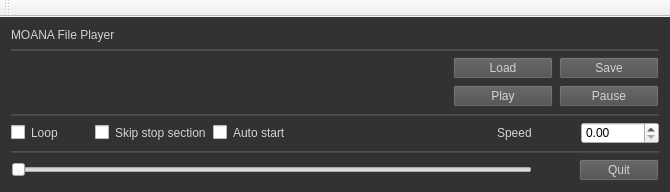
<?xml version="1.0" encoding="UTF-8"?>
<ui version="4.0">
 <class>MainWindow</class>
 <widget class="QMainWindow" name="MainWindow">
  <property name="geometry">
   <rect>
    <x>0</x>
    <y>0</y>
    <width>670</width>
    <height>189</height>
   </rect>
  </property>
  <property name="windowTitle">
   <string>File Player</string>
  </property>
  <property name="toolTipDuration">
   <number>2</number>
  </property>
  <property name="layoutDirection">
   <enum>Qt::LeftToRight</enum>
  </property>
  <property name="styleSheet">
   <string notr="true">QMainWindow{
background-color:  rgb(50, 50, 50)
}

QMenuBar{
background-color:   rgb(50, 50, 50)
}

QPushButton:pressed {
    background-color: rgb(90, 90, 90);
	color: rgb(210,210,210);
}
QPushButton {
     background-color: rgb(76, 76, 76);
	 color: rgb(210,210,210);
}

QPushButton:disabled {
    background-color: rgb(76, 76, 76);
	color: rgb(150,150,150);
}

QLabel{
    color: rgb(210,210,210);
}

QComboBox {
	background-color:  rgb(150,150,150)
}

QCheckBox {
   border: none;
   color: rgb(210,210,210);
}

QFrame#line,#line_2,#line_3,#line_4,#line_5,#line_6,#line_7,#line_8,#line_9,#line_10{
    background-color: rgb(70,70,70);
}
</string>
  </property>
  <widget class="QWidget" name="centralWidget">
   <property name="styleSheet">
    <string notr="true"/>
   </property>
   <layout class="QVBoxLayout" name="verticalLayout_4">
    <item>
     <widget class="QLabel" name="label_3">
      <property name="sizePolicy">
       <sizepolicy hsizetype="Fixed" vsizetype="Fixed">
        <horstretch>0</horstretch>
        <verstretch>0</verstretch>
       </sizepolicy>
      </property>
      <property name="maximumSize">
       <size>
        <width>300</width>
        <height>15</height>
       </size>
      </property>
      <property name="text">
       <string>MOANA File Player</string>
      </property>
     </widget>
    </item>
    <item>
     <widget class="Line" name="line_2">
      <property name="orientation">
       <enum>Qt::Horizontal</enum>
      </property>
     </widget>
    </item>
    <item>
     <layout class="QGridLayout" name="gridLayout">
      <item row="0" column="0">
       <widget class="QLabel" name="label">
        <property name="text">
         <string/>
        </property>
       </widget>
      </item>
      <item row="1" column="0">
       <widget class="QLabel" name="label_2">
        <property name="text">
         <string/>
        </property>
        <property name="alignment">
         <set>Qt::AlignLeading|Qt::AlignLeft|Qt::AlignVCenter</set>
        </property>
       </widget>
      </item>
      <item row="1" column="1">
       <widget class="QPushButton" name="pushButton_2">
        <property name="sizePolicy">
         <sizepolicy hsizetype="Fixed" vsizetype="Fixed">
          <horstretch>0</horstretch>
          <verstretch>0</verstretch>
         </sizepolicy>
        </property>
        <property name="maximumSize">
         <size>
          <width>100</width>
          <height>25</height>
         </size>
        </property>
        <property name="text">
         <string>Play</string>
        </property>
       </widget>
      </item>
      <item row="1" column="2">
       <widget class="QPushButton" name="pushButton_3">
        <property name="sizePolicy">
         <sizepolicy hsizetype="Fixed" vsizetype="Fixed">
          <horstretch>0</horstretch>
          <verstretch>0</verstretch>
         </sizepolicy>
        </property>
        <property name="maximumSize">
         <size>
          <width>100</width>
          <height>16777215</height>
         </size>
        </property>
        <property name="text">
         <string>Pause</string>
        </property>
       </widget>
      </item>
      <item row="0" column="1">
       <widget class="QPushButton" name="pushButton">
        <property name="sizePolicy">
         <sizepolicy hsizetype="Fixed" vsizetype="Fixed">
          <horstretch>0</horstretch>
          <verstretch>0</verstretch>
         </sizepolicy>
        </property>
        <property name="maximumSize">
         <size>
          <width>100</width>
          <height>25</height>
         </size>
        </property>
        <property name="text">
         <string>Load</string>
        </property>
       </widget>
      </item>
      <item row="0" column="2">
       <widget class="QPushButton" name="pushButton_4">
        <property name="sizePolicy">
         <sizepolicy hsizetype="Fixed" vsizetype="Fixed">
          <horstretch>0</horstretch>
          <verstretch>0</verstretch>
         </sizepolicy>
        </property>
        <property name="maximumSize">
         <size>
          <width>100</width>
          <height>25</height>
         </size>
        </property>
        <property name="text">
         <string>Save</string>
        </property>
       </widget>
      </item>

     </layout>
    </item>
    <item>
     <widget class="Line" name="line_3">
      <property name="orientation">
       <enum>Qt::Horizontal</enum>
      </property>
     </widget>
    </item>
    <item>
     <layout class="QHBoxLayout" name="horizontalLayout">
      <item>
       <widget class="QCheckBox" name="checkBox">
        <property name="text">
         <string>Loop</string>
        </property>
       </widget>
      </item>
      <item>
       <widget class="QCheckBox" name="checkBox_2">
        <property name="text">
         <string>Skip stop section</string>
        </property>
       </widget>
      </item>
      <item>
       <widget class="QCheckBox" name="checkBox_3">
        <property name="text">
         <string>Auto start</string>
        </property>
       </widget>
      </item>
      <item>
       <spacer name="horizontalSpacer">
        <property name="orientation">
         <enum>Qt::Horizontal</enum>
        </property>
        <property name="sizeType">
         <enum>QSizePolicy::Fixed</enum>
        </property>
        <property name="sizeHint" stdset="0">
         <size>
          <width>200</width>
          <height>20</height>
         </size>
        </property>
       </spacer>
      </item>
      <item>
       <widget class="QLabel" name="label_4">
        <property name="text">
         <string>Speed</string>
        </property>
       </widget>
      </item>
      <item>
       <widget class="QDoubleSpinBox" name="doubleSpinBox"/>
      </item>
     </layout>
    </item>
    <item>
     <widget class="Line" name="line">
      <property name="orientation">
       <enum>Qt::Horizontal</enum>
      </property>
     </widget>
    </item>
    <item>
     <layout class="QHBoxLayout" name="horizontalLayout_2">
      <item>
       <widget class="QSlider" name="horizontalSlider">
        <property name="sizePolicy">
         <sizepolicy hsizetype="Minimum" vsizetype="Fixed">
          <horstretch>0</horstretch>
          <verstretch>0</verstretch>
         </sizepolicy>
        </property>
        <property name="minimumSize">
         <size>
          <width>521</width>
          <height>0</height>
         </size>
        </property>
        <property name="orientation">
         <enum>Qt::Horizontal</enum>
        </property>
       </widget>
      </item>
      <item>
       <spacer name="horizontalSpacer_2">
        <property name="orientation">
         <enum>Qt::Horizontal</enum>
        </property>
        <property name="sizeType">
         <enum>QSizePolicy::Preferred</enum>
        </property>
        <property name="sizeHint" stdset="0">
         <size>
          <width>1000</width>
          <height>20</height>
         </size>
        </property>
       </spacer>
      </item>
      <item>
       <widget class="QPushButton" name="quitButton">
        <property name="sizePolicy">
         <sizepolicy hsizetype="Fixed" vsizetype="Fixed">
          <horstretch>0</horstretch>
          <verstretch>0</verstretch>
         </sizepolicy>
        </property>
        <property name="maximumSize">
         <size>
          <width>100</width>
          <height>16777215</height>
         </size>
        </property>
        <property name="text">
         <string>Quit</string>
        </property>
       </widget>
      </item>
     </layout>
    </item>
   </layout>
  </widget>
  <widget class="QToolBar" name="mainToolBar">
   <attribute name="toolBarArea">
    <enum>TopToolBarArea</enum>
   </attribute>
   <attribute name="toolBarBreak">
    <bool>false</bool>
   </attribute>
  </widget>
 </widget>
 <layoutdefault spacing="6" margin="11"/>
 <resources/>
 <connections/>
</ui>
